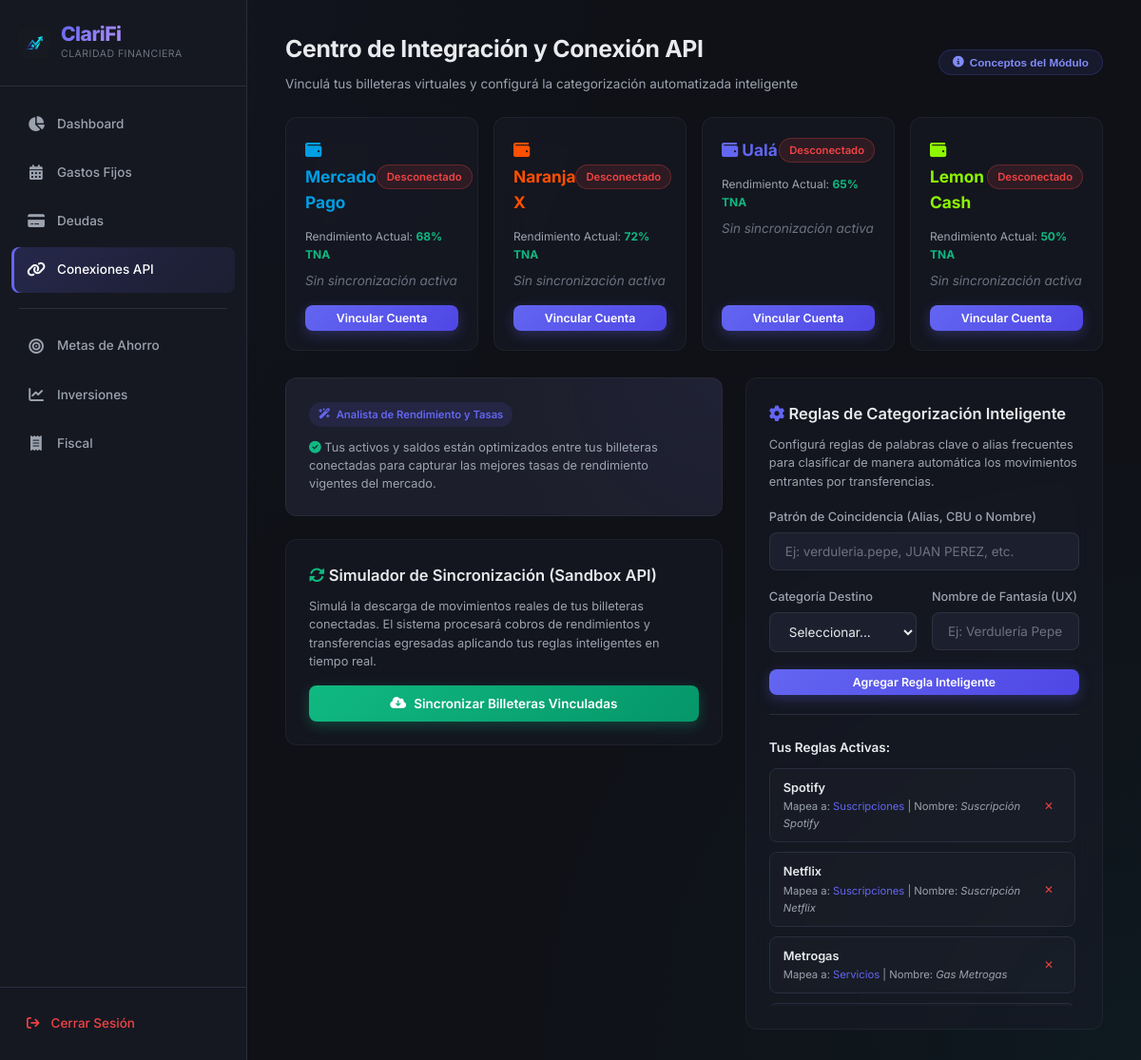
Screenshot of /index.php?action=conexiones (signed in) with the database file from the repository.
### tables this page shows
CREATE TABLE reglas_categorizacion (
  id_regla int NOT NULL AUTO_INCREMENT,
  id_usuario int NOT NULL,
  patron varchar(100) NOT NULL,
  id_categoria int NOT NULL,
  nombre_fantasia varchar(100) DEFAULT NULL,
  PRIMARY KEY (id_regla),
  UNIQUE KEY idx_usuario_patron (id_usuario, patron),
  CONSTRAINT fk_reglas_usuarios FOREIGN KEY (id_usuario) REFERENCES usuarios (id_usuario) ON DELETE CASCADE,
  CONSTRAINT fk_reglas_categorias FOREIGN KEY (id_categoria) REFERENCES categorias (id_categoria) ON DELETE CASCADE
);

CREATE TABLE categorias (
  id_categoria int NOT NULL AUTO_INCREMENT,
  nombre_categoria varchar(50) NOT NULL,
  tipo_flujo enum('ingreso','gasto') NOT NULL,
  id_usuario int NOT NULL,
  PRIMARY KEY (id_categoria),
  KEY fk_categorias_usuarios_idx (id_usuario),
  CONSTRAINT fk_categorias_usuarios FOREIGN KEY (id_usuario) REFERENCES usuarios (id_usuario) ON DELETE CASCADE
);

### app/views/conexiones_view.php (the view, shortened to what the rows shown need)
<?php $page_title = 'Conexiones API'; require_once 'app/views/partials/layout_header.php'; ?>
    <div class="header-actions-row">
        <div class="page-header" style="margin-bottom: 0;">
            <h2>Centro de Integración y Conexión API</h2>
        </div>
    </div>
    <div style="display: grid; grid-template-columns: 1.1fr 0.9fr; gap: 24px; align-items: start;">
        <div class="card">
            <?php if (!empty($datos['reglas'])): ?>
                <div style="display: flex; flex-direction: column; gap: 10px; max-height: 250px; overflow-y: auto; padding-right: 4px;">
                    <?php foreach ($datos['reglas'] as $regla): ?>
                        <div style="background: rgba(255, 255, 255, 0.02); border: 1px solid var(--border); border-radius: var(--radius-sm); padding: 10px 14px; display: flex; justify-content: space-between; align-items: center; gap: 8px;">
                            <div>
                                <div style="font-size: 0.85rem; font-weight: 600; color: var(--text-primary);"><?= htmlspecialchars($regla['patron']) ?></div>
                                <div style="font-size: 0.75rem; color: var(--text-secondary);">
                                    Mapea a: <span class="text-accent"><?= htmlspecialchars($regla['nombre_categoria']) ?></span>
                                    <?php if ($regla['nombre_fantasia']): ?>
                                        | Nombre: <em><?= htmlspecialchars($regla['nombre_fantasia']) ?></em>
                                    <?php endif; ?>
                                </div>
                            </div>
                            <a href="index.php?action=eliminar_regla&id=<?= $regla['id_regla'] ?>" class="action-link delete" style="font-size: 0.8rem; padding: 4px 8px;">✕</a>
                        </div>
                    <?php endforeach; ?>
                </div>
            <?php else: ?>
                <p style="font-size: 0.8rem; color: var(--text-muted); text-align: center; padding: 16px;">
                    No tenés reglas configuradas. Añadí una arriba para automatizar la clasificación.
                </p>
            <?php endif; ?>
        </div>
    </div>
<?php require_once 'app/views/partials/layout_footer.php'; ?>

### rows the page displays
reglas_categorizacion: patron "Spotify", id_categoria.nombre_categoria "Suscripciones", nombre_fantasia "Suscripción Spotify"
reglas_categorizacion: patron "Netflix", id_categoria.nombre_categoria "Suscripciones", nombre_fantasia "Suscripción Netflix"
reglas_categorizacion: patron "Metrogas", id_categoria.nombre_categoria "Servicios", nombre_fantasia "Gas Metrogas"

### other values shown
$datos['tasas_mercado']['mercado_pago'] "68"
$datos['tasas_mercado']['naranja_x'] "72"
$datos['tasas_mercado']['uala'] "65"
$datos['tasas_mercado']['lemon_cash'] "50"
